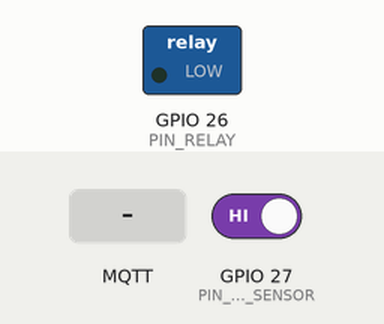
Recording of a sketch running on a simulated ESP32. Shown: switched loads named in the sketch (green lamp = pin HIGH). Inputs (shaded band) come from the test bench; at power-on: GPIO 27 (PIN_DOOR_SENSOR) HIGH. WiFi joins after 1.5 s; servers stay silent unless stated; no MQTT or app messages arrive unless stated; what the sketch prints to the serial monitor is not drawn.

Above: at 3.2 s.
3.3 s: MQTT message "BUKA" arrives on the first subscribed topic
At 3.7 s:
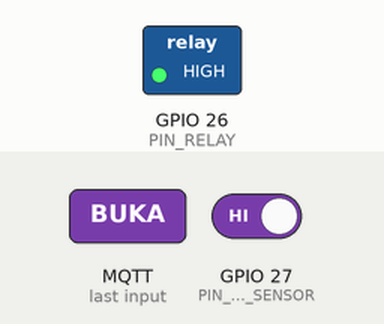
Timing chart, 0 to 8.8 s (numbered marks = the images above; inputs shaded):
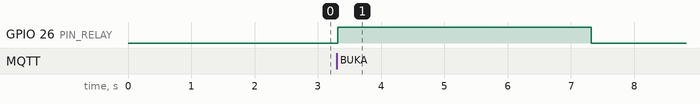

The sketch:

esp32_locker.ino
```cpp
/*
  Firmware ESP32 - Loker Pintar Penitipan Ojek Online (v3, 3-PIN)
  ------------------------------------------------------------
  PIN yang berlaku per siklus peminjaman:
  - pinGojek1  : PIN utama untuk driver drop-off
  - pinGojek2  : PIN cadangan untuk driver (opsional, misal ada barang ketinggalan)
  - pinMahasiswa : PIN yang DIBUAT SENDIRI oleh mahasiswa saat pinjam loker via app,
                   aktif otomatis begitu drop-off pertama terjadi, dipakai untuk ambil barang.

  Komponen: ESP32, Keypad Matrix 4x4, Relay Module -> Solenoid Door Lock 12V,
            Magnetic Door Sensor / Limit Switch di engsel pintu.

  Alur (samakan dengan backend v3 - routes/lockers.js):
  1. Siapa pun (driver/mahasiswa) ketik PIN di keypad, tekan '#' -> publish ke loker/{ID}/pin_masuk
  2. Backend cocokkan ke salah satu dari 3 PIN yang aktif -> balas "BUKA" ke loker/{ID}/perintah
  3. ESP32 aktifkan relay -> solenoid terbuka.
  4. Sensor pintu LOW->HIGH -> publish "TERTUTUP" ke loker/{ID}/pintu_status
     -> backend hanguskan PIN yang barusan dipakai:
        - kalau PIN gojek yang dipakai -> PIN mahasiswa otomatis aktif (kalau belum)
        - kalau PIN mahasiswa yang dipakai -> loker AUTO ngunci & reset total ke KOSONG

  Ganti WIFI_SSID, WIFI_PASS, MQTT_BROKER, dan LOKER_ID sebelum upload.
*/

#include <WiFi.h>
#include <PubSubClient.h>
#include <Keypad.h>

const char* WIFI_SSID   = "NAMA_WIFI_KAMPUS";
const char* WIFI_PASS   = "PASSWORD_WIFI";
const char* MQTT_BROKER = "broker.hivemq.com";
const int   MQTT_PORT   = 1883;
const int   LOKER_ID    = 1; // samakan dengan id di database

const int PIN_RELAY       = 26;
const int PIN_DOOR_SENSOR = 27;

const byte ROWS = 4, COLS = 4;
char keys[ROWS][COLS] = {
  {'1','2','3','A'},
  {'4','5','6','B'},
  {'7','8','9','C'},
  {'*','0','#','D'}
};
byte rowPins[ROWS] = {13, 12, 14, 4};
byte colPins[COLS] = {16, 17, 18, 19};
Keypad keypad = Keypad(makeKeymap(keys), rowPins, colPins, ROWS, COLS);

WiFiClient espClient;
PubSubClient mqtt(espClient);

String inputPin = "";
bool pintuTerakhirTertutup = true;

String topicPinMasuk()    { return "loker/" + String(LOKER_ID) + "/pin_masuk"; }
String topicPintuStatus() { return "loker/" + String(LOKER_ID) + "/pintu_status"; }
String topicPerintah()    { return "loker/" + String(LOKER_ID) + "/perintah"; }

void bukaSolenoid() {
  digitalWrite(PIN_RELAY, HIGH);
  delay(4000);
  digitalWrite(PIN_RELAY, LOW);
}

void mqttCallback(char* topic, byte* payload, unsigned int length) {
  String pesan;
  for (unsigned int i = 0; i < length; i++) pesan += (char)payload[i];
  if (String(topic) == topicPerintah() && pesan == "BUKA") {
    bukaSolenoid();
  }
}

void hubungkanWifiDanMqtt() {
  WiFi.begin(WIFI_SSID, WIFI_PASS);
  while (WiFi.status() != WL_CONNECTED) { delay(500); Serial.print("."); }
  mqtt.setServer(MQTT_BROKER, MQTT_PORT);
  mqtt.setCallback(mqttCallback);
  while (!mqtt.connected()) {
    mqtt.connect(("loker-" + String(LOKER_ID)).c_str());
    delay(500);
  }
  mqtt.subscribe(topicPerintah().c_str());
}

void setup() {
  Serial.begin(115200);
  pinMode(PIN_RELAY, OUTPUT);
  pinMode(PIN_DOOR_SENSOR, INPUT_PULLUP);
  digitalWrite(PIN_RELAY, LOW);
  hubungkanWifiDanMqtt();
}

void loop() {
  if (!mqtt.connected()) hubungkanWifiDanMqtt();
  mqtt.loop();

  char key = keypad.getKey();
  if (key) {
    if (key == '#') {
      mqtt.publish(topicPinMasuk().c_str(), inputPin.c_str());
      inputPin = "";
    } else if (key == '*') {
      inputPin = "";
    } else {
      inputPin += key;
    }
  }

  bool pintuTertutupSekarang = (digitalRead(PIN_DOOR_SENSOR) == LOW);
  if (pintuTertutupSekarang && !pintuTerakhirTertutup) {
    mqtt.publish(topicPintuStatus().c_str(), "TERTUTUP");
  }
  pintuTerakhirTertutup = pintuTertutupSekarang;

  delay(50);
}
```

Measured:
- after the input at 3.3 s, GPIO 26 (PIN_RELAY): LOW → HIGH at once, → LOW 4.0 s later
